Frame 1 (no input): blank canvas, image omitted
Frame 60 (no input): blank canvas, image omitted
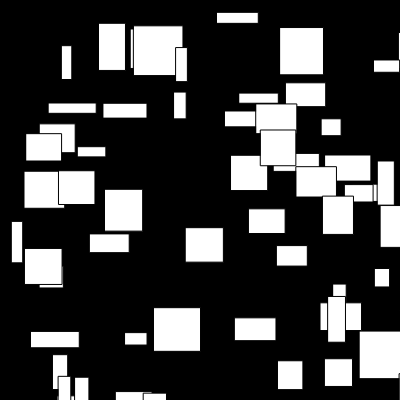
Frame 120 (the mouse pressed at the canvas centre since frame 60)

The p5.js sketch whose frames 1 and 60 were blank and that drew this single picture after the mouse press (run headless with seeded random() and noise() and a simulated clock; from frame 60 on, the mouse is pressed at the canvas centre):

// p5.js sketch
// ── sketch.js
function setup() {
    createCanvas(400, 400);
    background(0);
}

function draw() {
    if (mouseIsPressed) {
        rect(random(width), random(height), random(10, 50), random(10, 50));
    }
}
